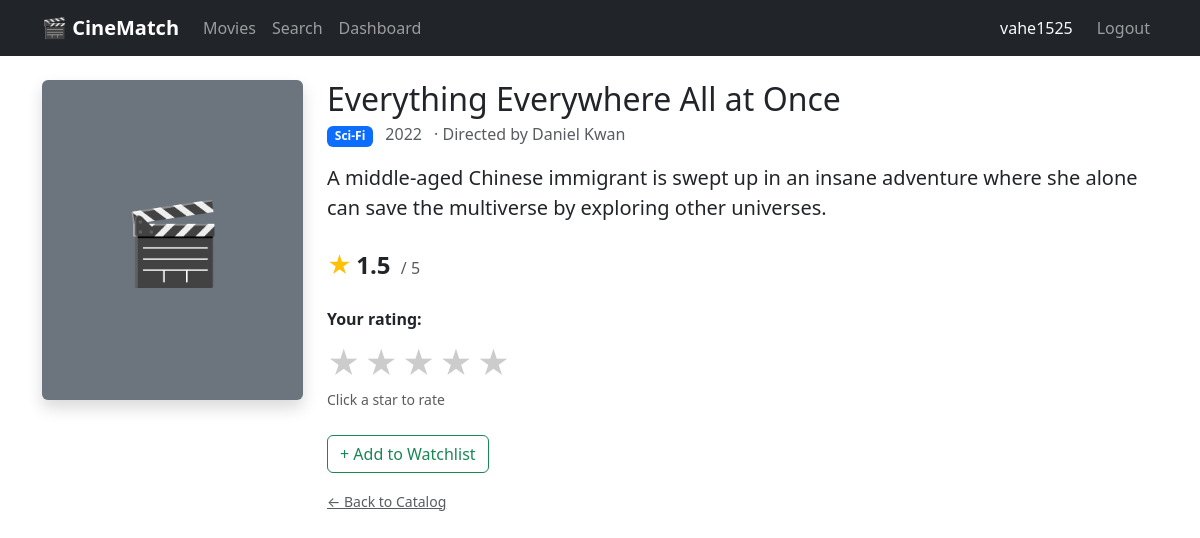
Before: /movies/20 (signed in) with the older database file.
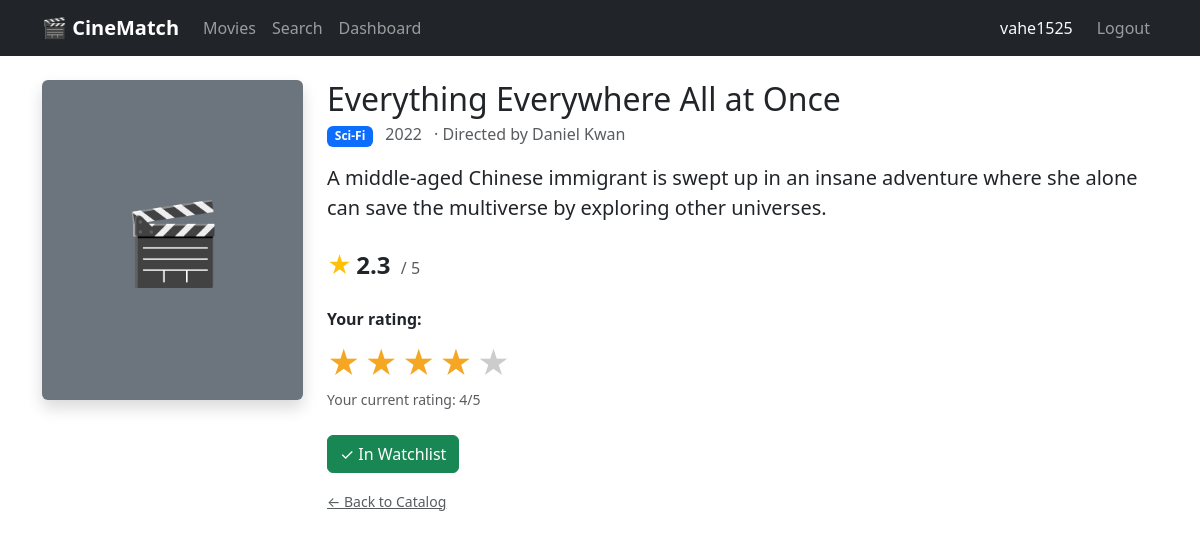
After: the same page with the newer database file.
### app/models.py (models this page shows, shortened)
class Movie(db.Model):
    __tablename__ = 'movies'
    id          = db.Column(db.Integer, primary_key=True)
    title       = db.Column(db.String(200), nullable=False)
    genre       = db.Column(db.String(100))
    year        = db.Column(db.Integer)
    director    = db.Column(db.String(100))
    description = db.Column(db.Text)
    poster_url  = db.Column(db.String(300))
    avg_rating  = db.Column(db.Float, default=0.0)
    ratings         = db.relationship('Rating', backref='movie', lazy=True)
    watchlist_items = db.relationship('Watchlist', backref='movie', lazy=True)
    recommendations = db.relationship('Recommendation', backref='movie', lazy=True)

class Rating(db.Model):
    __tablename__ = 'ratings'
    id       = db.Column(db.Integer, primary_key=True)
    user_id  = db.Column(db.Integer, db.ForeignKey('users.id'), nullable=False)
    movie_id = db.Column(db.Integer, db.ForeignKey('movies.id'), nullable=False)
    score    = db.Column(db.Integer, nullable=False)   # 1-5
    rated_at = db.Column(db.DateTime, default=datetime.utcnow)
    __table_args__ = (
        db.UniqueConstraint('user_id', 'movie_id', name='unique_user_movie_rating'),
    )

### app/routes/movies.py (the view)
@movies_bp.route('/<int:id>')
def detail(id):
    movie = Movie.query.get_or_404(id)
    user_rating  = None
    in_watchlist = False
    if current_user.is_authenticated:
        user_rating  = Rating.query.filter_by(user_id=current_user.id, movie_id=id).first()
        in_watchlist = Watchlist.query.filter_by(user_id=current_user.id, movie_id=id).first() is not None
        log_event(current_user.id, 'user.clicked', {'movie_id': id})
    return render_template('movies/detail.html',
                           movie=movie,
                           user_rating=user_rating,
                           in_watchlist=in_watchlist)

### app/__init__.py (called while the page is built)
@login_manager.user_loader
def load_user(user_id):
    from app.models import User
    return User.query.get(int(user_id))

### app/kafka_producer.py (called while the page is built, shortened)
def _get_producer():
    global _producer, _next_retry_at
    if _producer is not None:
        return _producer

def produce_event(topic: str, payload_dict: dict) -> None:
    global _producer
    try:
        producer = _get_producer()
        if producer is None:
            return
        producer.send(topic, value=payload_dict)
        producer.flush(timeout=1)
    except Exception as exc:
        logger.warning('Kafka produce failed [topic=%s]: %s — will retry later', topic, exc)
        _producer = None  # force reconnect on next call

### app/utils.py (called while the page is built)
def log_event(user_id, event_type, payload):
    event = EventLog(user_id=user_id, event_type=event_type, payload=payload)
    db.session.add(event)
    db.session.commit()
    try:
        from app.kafka_producer import produce_event
        produce_event(event_type, {**payload, 'user_id': user_id})
    except Exception as exc:
        logger.warning('log_event: Kafka produce skipped: %s', exc)

### app/templates/movies/detail.html (shortened to what this page needs)
{% extends 'base.html' %}
{% block content %}
<div class="row">
    <div class="col-md-3 mb-4">
        {% if movie.poster_url %}
        <img src="{{ movie.poster_url }}" class="img-fluid rounded shadow" alt="{{ movie.title }}">
        {% else %}
        <div class="bg-secondary text-white rounded d-flex align-items-center justify-content-center shadow"
             style="height:320px;font-size:5rem;">🎬</div>
        {% endif %}
    </div>
    <div class="col-md-9">
        <h2 class="mb-1">{{ movie.title }}</h2>
        <div class="mb-3">
            <span class="badge bg-primary me-2">{{ movie.genre }}</span>
            <span class="text-muted">{{ movie.year }}</span>
            {% if movie.director %}
            <span class="text-muted ms-2">· Directed by {{ movie.director }}</span>
            {% endif %}
        </div>
        {% if movie.description %}
        <p class="lead mb-4">{{ movie.description }}</p>
        {% endif %}
        <div class="mb-4">
            <span class="text-warning fs-4">★</span>
            <span class="fs-4 fw-bold" id="avgRating">
                {% if movie.avg_rating %}{{ '%.1f'|format(movie.avg_rating) }}{% else %}—{% endif %}
            </span>
            <span class="text-muted ms-1">/ 5</span>
        </div>
        {% if current_user.is_authenticated %}
        <div class="mb-4">
            <p class="fw-semibold mb-2">Your rating:</p>
            <div id="starWidget" class="d-flex gap-1">
                {% for i in range(1, 6) %}
                <span class="star fs-2"
                      data-score="{{ i }}"
                      style="cursor:pointer;color:{% if user_rating and user_rating.score >= i %}#f5a623{% else %}#ccc{% endif %};"
                      onmouseover="hoverStars({{ i }})"
                      onmouseout="resetStars()"
                      onclick="submitRating({{ i }})">★</span>
                {% endfor %}
            </div>
            {% if user_rating %}
            <small class="text-muted">Your current rating: {{ user_rating.score }}/5</small>
            {% else %}
            <small class="text-muted">Click a star to rate</small>
            {% endif %}
        </div>
        <button id="watchlistBtn"
                class="btn {% if in_watchlist %}btn-success{% else %}btn-outline-success{% endif %}"
                onclick="toggleWatchlist()">
            {% if in_watchlist %}✓ In Watchlist{% else %}+ Add to Watchlist{% endif %}
        </button>
        {% else %}
        <a href="{{ url_for('auth.login') }}" class="btn btn-outline-primary">
            Login to rate or add to watchlist
        </a>
        {% endif %}
        <div class="mt-3">
            <a href="{{ url_for('movies.catalog') }}" class="text-muted small">← Back to Catalog</a>
        </div>
    </div>
</div>
{% endblock %}

Changed rows visible on the page:
changed Movie "Everything Everywhere All at Once": avg_rating "1.5" → "2.3"
added Rating: score "4"
Other visible differences:
text no longer shown: "Click a star to rate + Add to Watchlist"
text now shown: "Your current rating: /5 ✓ In Watchlist"
